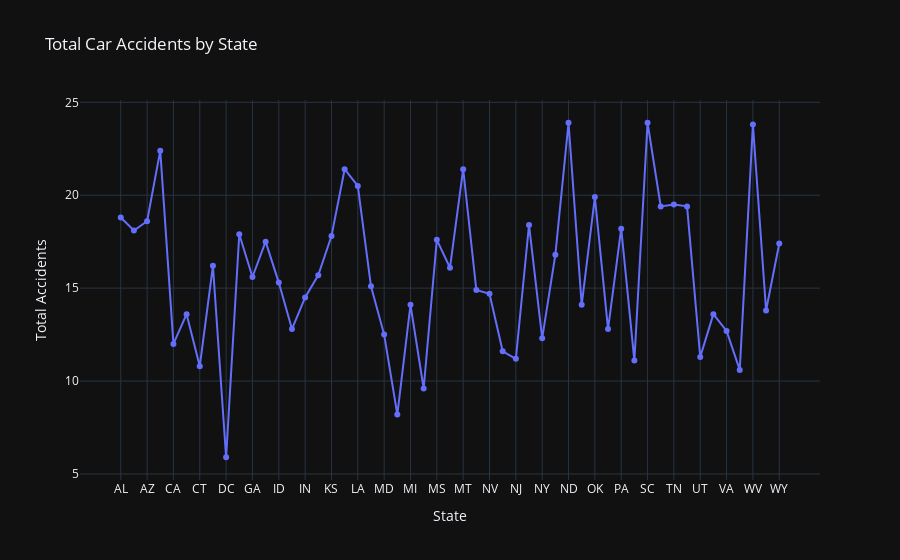

The code cell stored with this chart in its notebook:
### Code cell
px.line(df, x='abbrev', y='total', title='Total Car Accidents by State',
        labels={'abbrev': 'State', 'total': 'Total Accidents'},
        template='plotly_dark', markers=True
        )

### Figure 1 — Plotly figure (JSON) as saved in the notebook; plotly's stock layout.template omitted (floating-point values rounded to 4 significant figures)
{"data": [{"hovertemplate": "State=%{x}<br>Total Accidents=%{y}<extra></extra>", "legendgroup": "", "line": {"color": "#636efa", "dash": "solid"}, "marker": {"symbol": "circle"}, "mode": "lines+markers", "name": "", "orientation": "v", "showlegend": false, "type": "scatter", "x": ["AL", "AK", "AZ", "AR", "CA", "CO", "CT", "DE", "DC", "FL", "GA", "HI", "ID", "IL", "IN", "IA", "KS", "KY", "LA", "ME", "MD", "MA", "MI", "MN", "MS", "MO", "MT", "NE", "NV", "NH", "NJ", "NM", "NY", "NC", "ND", "OH", "OK", "OR", "PA", "RI", "SC", "SD", "TN", "TX", "UT", "VT", "VA", "WA", "WV", "WI", "WY"], "xaxis": "x", "y": [18.8, 18.1, 18.6, 22.4, 12.0, 13.6, 10.8, 16.2, 5.9, 17.9, 15.6, 17.5, 15.3, 12.8, 14.5, 15.7, 17.8, 21.4, 20.5, 15.1, 12.5, 8.2, 14.1, 9.6, 17.6, 16.1, 21.4, 14.9, 14.7, 11.6, 11.2, 18.4, 12.3, 16.8, 23.9, 14.1, 19.9, 12.8, 18.2, 11.1, 23.9, 19.4, 19.5, 19.4, 11.3, 13.6, 12.7, 10.6, 23.8, 13.8, 17.4], "yaxis": "y"}], "layout": {"legend": {"tracegroupgap": 0}, "title": {"text": "Total Car Accidents by State"}, "xaxis": {"anchor": "y", "domain": [0, 1], "title": {"text": "State"}}, "yaxis": {"anchor": "x", "domain": [0, 1], "title": {"text": "Total Accidents"}}}}
